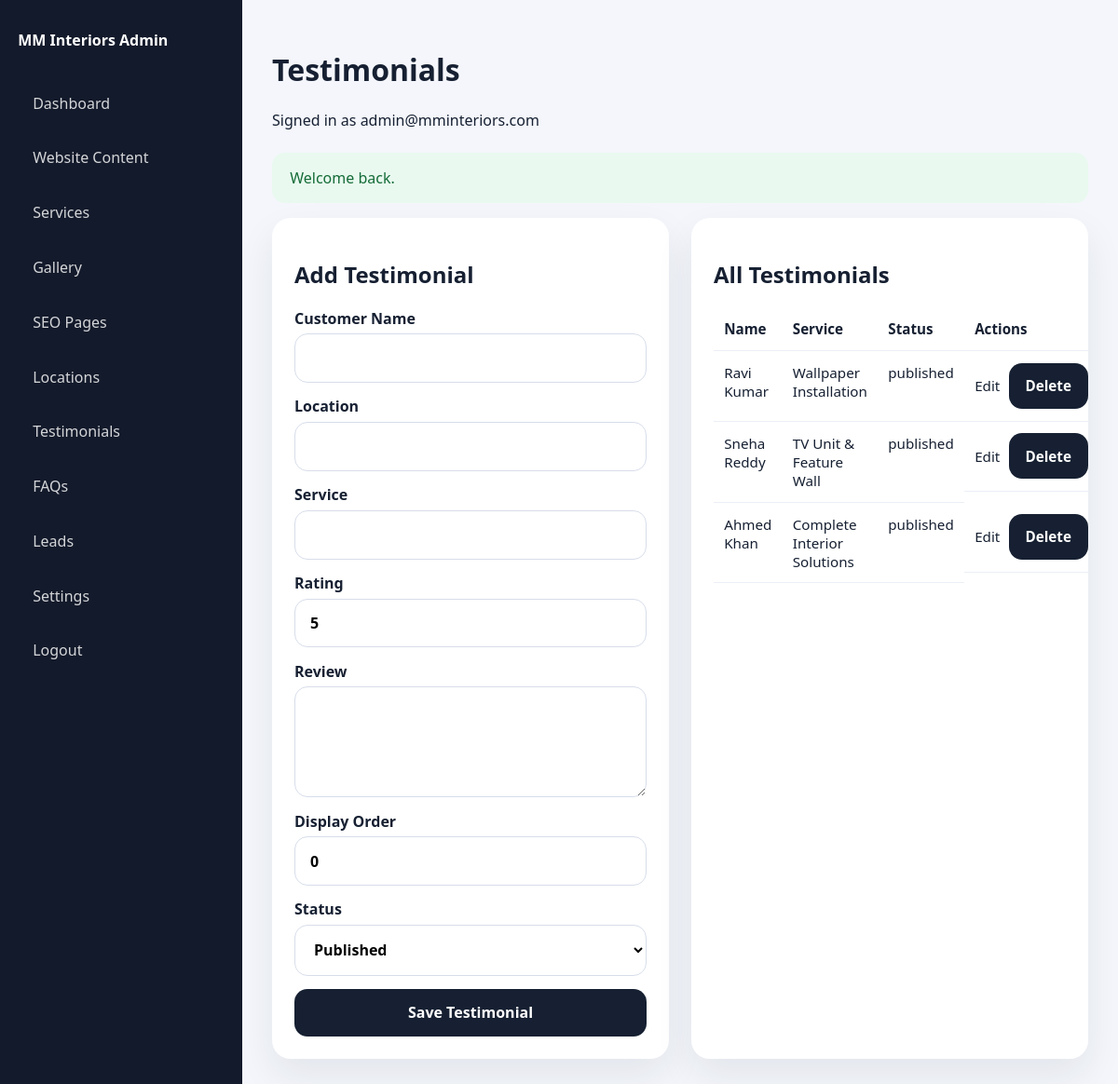
Screenshot of /admin/testimonials.php (signed in) with the database file from the repository.
### tables this page shows
CREATE TABLE testimonials (
  id INT UNSIGNED AUTO_INCREMENT PRIMARY KEY,
  customer_name VARCHAR(190) NOT NULL,
  location VARCHAR(190) NULL,
  rating TINYINT NOT NULL DEFAULT 5,
  review TEXT NULL,
  service VARCHAR(190) NULL,
  display_order INT NOT NULL DEFAULT 0,
  status VARCHAR(20) NOT NULL DEFAULT 'draft',
  created_at DATETIME NOT NULL,
  updated_at DATETIME NOT NULL
);

### admin/bootstrap.php (called while the page is built, shortened)
<?php
function admin_render(string $view, array $data = [], string $title = 'Admin Panel'): void
{
    extract($data, EXTR_SKIP);
    require __DIR__ . '/../views/admin/' . $view . '.php';
    $content = ob_get_clean();
    require __DIR__ . '/../views/layouts/admin.php';
}

### admin/testimonials.php (called while the page is built, shortened)
<?php
require_once __DIR__ . '/bootstrap.php';
$editItem = !empty($_GET['edit']) ? db_row('SELECT * FROM testimonials WHERE id = ?', [(int) $_GET['edit']]) : null;
$items = db_all('SELECT * FROM testimonials ORDER BY display_order, id');
admin_render('testimonials', compact('items', 'editItem'), 'Testimonials');

### includes/helpers.php (called while the page is built, shortened)
<?php
function e(?string $value): string
{
    return htmlspecialchars((string) $value, ENT_QUOTES, 'UTF-8');
}
function flash(string $key, ?string $message = null): ?string
{
    $value = $_SESSION['_flash'][$key] ?? null;
    return $value;
}
function db_row(string $sql, array $params = []): ?array
{
    $stmt = db()->prepare($sql);
    $stmt->execute($params);
    $row = $stmt->fetch();
    return $row ?: null;
}
function db_all(string $sql, array $params = []): array
{
    $stmt = db()->prepare($sql);
    $stmt->execute($params);
    return $stmt->fetchAll();
}

### config/database.php (called while the page is built, shortened)
<?php
function db(): PDO
{
    static $pdo = null;
    if ($pdo instanceof PDO) {
        return $pdo;
    }
    $dsn = sprintf('mysql:host=%s;dbname=%s;charset=utf8mb4', DB_HOST, DB_NAME);
    $pdo = new PDO($dsn, DB_USER, DB_PASS, [
        PDO::ATTR_ERRMODE => PDO::ERRMODE_EXCEPTION,
        PDO::ATTR_DEFAULT_FETCH_MODE => PDO::FETCH_ASSOC,
        PDO::ATTR_EMULATE_PREPARES => false,
    ]);
    return $pdo;
}

### includes/auth.php (called while the page is built, shortened)
<?php
function current_admin(): ?array
{
    return db_row('SELECT * FROM admins WHERE id = ?', [(int) $_SESSION['admin_id']]);
}

### views/admin/testimonials.php (the view, shortened to what this page needs)
<section class="admin-grid two-columns">
    <div class="admin-panel">
        <h2><?= $editItem ? 'Edit Testimonial' : 'Add Testimonial'; ?></h2>
        <form method="post" class="admin-form">
            <label>Customer Name<input type="text" name="customer_name" value="<?= e($editItem['customer_name'] ?? ''); ?>"></label>
            <label>Location<input type="text" name="location" value="<?= e($editItem['location'] ?? ''); ?>"></label>
            <label>Service<input type="text" name="service" value="<?= e($editItem['service'] ?? ''); ?>"></label>
            <label>Rating<input type="number" min="1" max="5" name="rating" value="<?= e((string) ($editItem['rating'] ?? 5)); ?>"></label>
            <label>Review<textarea name="review" rows="4"><?= e($editItem['review'] ?? ''); ?></textarea></label>
            <label>Display Order<input type="number" name="display_order" value="<?= e((string) ($editItem['display_order'] ?? 0)); ?>"></label>
            <label>Status<select name="status"><option value="published">Published</option><option value="draft"<?= (($editItem['status'] ?? '') === 'draft') ? ' selected' : ''; ?>>Draft</option></select></label>
            <button type="submit">Save Testimonial</button>
        </form>
    </div>
    <div class="admin-panel">
        <h2>All Testimonials</h2>
        <table class="admin-table">
            <thead><tr><th>Name</th><th>Service</th><th>Status</th><th>Actions</th></tr></thead>
            <tbody>
            <?php foreach ($items as $item): ?>
                <tr>
                    <td><?= e($item['customer_name']); ?></td>
                    <td><?= e($item['service']); ?></td>
                    <td><?= e($item['status']); ?></td>
                    <td class="actions">
                        <a href="/admin/testimonials.php?edit=<?= e((string) $item['id']); ?>">Edit</a>
                        <form method="post">
                            <button type="submit" onclick="return confirm('Delete this testimonial?')">Delete</button>
                        </form>
                    </td>
                </tr>
            <?php endforeach; ?>
            </tbody>
        </table>
    </div>
</section>

### views/layouts/admin.php (shortened to what this page needs)
<?php $admin = current_admin(); ?>
<!doctype html>
<html lang="en">
<head>
    <link rel="stylesheet" href="/assets/css/admin.css">
</head>
<body class="admin-body">
    <aside class="admin-sidebar">
        <div class="admin-brand">MM Interiors Admin</div>
        <nav>
            <a href="/admin/index.php">Dashboard</a>
            <a href="/admin/content.php">Website Content</a>
            <a href="/admin/services.php">Services</a>
            <a href="/admin/projects.php">Gallery</a>
            <a href="/admin/seo-pages.php">SEO Pages</a>
            <a href="/admin/locations.php">Locations</a>
            <a href="/admin/testimonials.php">Testimonials</a>
            <a href="/admin/faqs.php">FAQs</a>
            <a href="/admin/enquiries.php">Leads</a>
            <a href="/admin/settings.php">Settings</a>
            <a href="/admin/logout.php">Logout</a>
        </nav>
    </aside>
    <main class="admin-main">
        <header class="admin-header">
            <div>
                <h1><?= e($title ?? 'Admin Panel'); ?></h1>
                <p>Signed in as <?= e($admin['email'] ?? ''); ?></p>
            </div>
        </header>
        <?php if ($success = flash('success')): ?>
            <div class="notice success"><?= e($success); ?></div>
        <?php endif; ?>
        <?= $content; ?>
    </main>
</body>
</html>

### assets/css/admin.css (style rules this page uses)
* { box-sizing: border-box; }
body { margin: 0; font-family: "Segoe UI", Tahoma, Geneva, Verdana, sans-serif; background: #f4f6fb; color: #162032; }
a { color: inherit; text-decoration: none; }
.admin-body { display: grid; grid-template-columns: 260px 1fr; min-height: 100vh; }
.admin-sidebar { background: #131a2b; color: #fff; padding: 2rem 1.2rem; }
.admin-brand { font-weight: 800; margin-bottom: 2rem; }
.admin-sidebar nav { display: grid; gap: .6rem; }
.admin-sidebar a { padding: .85rem 1rem; border-radius: 14px; color: rgba(255,255,255,.82); }
.admin-main { padding: 2rem; }
.admin-header { margin-bottom: 1.5rem; }
.metric-card, .admin-panel, .login-card { background: #fff; border-radius: 20px; box-shadow: 0 18px 40px rgba(20,32,50,.08); }
.admin-grid { display:grid; gap: 1.5rem; }
.two-columns { grid-template-columns: 1fr 1fr; }
.admin-panel { padding: 1.5rem; overflow-x: auto; }
.admin-form { display:grid; gap: .9rem; }
.admin-form label { display:grid; gap:.35rem; font-weight:600; }
input, textarea, select, button { font: inherit; }
input, textarea, select { width:100%; border:1px solid #d7ddea; border-radius:14px; padding:.9rem 1rem; background:#fff; }
button { border: 0; border-radius: 14px; padding: .9rem 1.1rem; background: #162032; color: #fff; font-weight: 700; cursor: pointer; }
.admin-table { width:100%; border-collapse: collapse; font-size: .95rem; }
.admin-table th, .admin-table td { padding: .8rem .7rem; border-bottom:1px solid #ebeff6; vertical-align: top; text-align:left; }
.actions { display:flex; gap:.6rem; align-items:center; }
.actions form { margin:0; }
.notice { padding: 1rem 1.2rem; border-radius: 14px; margin-bottom: 1rem; }
.notice.success { background: #e9f9ef; color: #156c38; }

### rows the page displays
testimonials: customer_name "Ravi Kumar", service "Wallpaper Installation", status "published"
testimonials: customer_name "Sneha Reddy", service "TV Unit & Feature Wall", status "published"
testimonials: customer_name "Ahmed Khan", service "Complete Interior Solutions", status "published"

### other values shown
$title "Testimonials"
$admin['email'] "admin@mminteriors.com"
$success "Welcome back."
